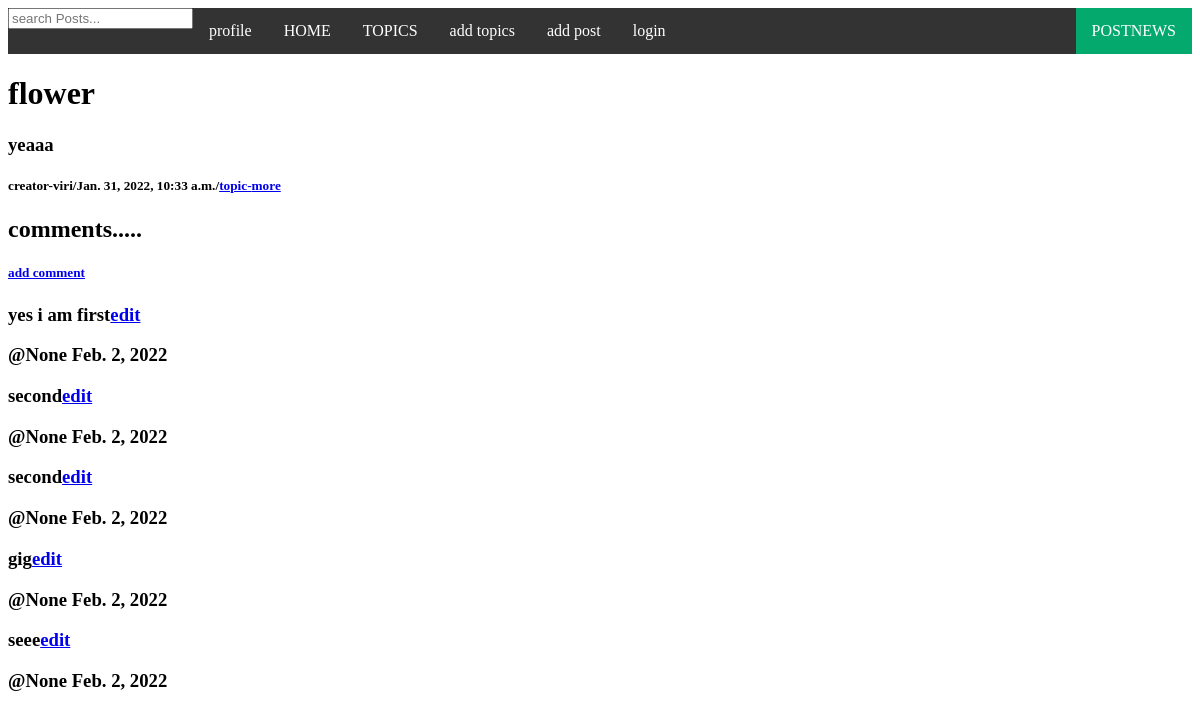
Screenshot of /post/15/ with the database file from the repository.
### base/models.py (models this page shows, shortened)
class POST(models.Model):
    host = models.ForeignKey(User, on_delete=models.SET_NULL, null=True)
    topic = models.ForeignKey(Topic, on_delete=models.SET_NULL, null=True)
    title = models.CharField(max_length=200)
    body = models.TextField(max_length=3000)
    background_image = models.ImageField(null = True,upload_to='posts/')
    updated = models.DateTimeField(auto_now=True)
    created = models.DateTimeField(auto_now_add=True)

class Topic(models.Model):
    name = models.CharField(max_length=200)
    def __str__(self):
        return self.name

class comment(models.Model):
    post = models.ForeignKey(POST,related_name="comments", on_delete=models.SET_NULL, null=True)
    host = models.ForeignKey(User, on_delete=models.SET_NULL, null=True)
    body = models.TextField(max_length=200)
    date_added = models.DateField(auto_now=True)

### base/views.py (the view)
# urls.py: path('post/<int:pk>/',views.seemore, name="seemore"),
def seemore(request, pk: int):
    return render(request, 'seemore.html', {
        'POST': get_object_or_404(POST, pk=pk)
    })

### templates/seemore.html
{% extends 'main.html' %}
{% block content %}
<h1>{{ POST.title}}</h1>
<h3>{{ POST.body }}</h3>
<div>
    <h5>creator-{{POST.host}}/{{ POST.created }}/<a href="{%  url 'topicpage' %}">topic-</a><a href="{% url 'home'%}?q={{ POST.topic}}">{{ POST.topic}}</a></h5>
</div>
<h2>comments.....</h2>
{% if not POST.comments.all %}
<h5>no comments yet..<a href="{% url 'create-comment' POST.id %}">add comment</a></h5>
{% else %}
<h5>
    <a href="{% url 'create-comment' POST.id %}">add comment</a>
</h5>
    {% for comment in POST.comments.all %}
    {% if request.user != comment.host %}
       <h3>{{ comment.body }}<a href="{% url 'home'  %}">edit</a></h3>
       <h3>@{{ comment.host}} {{ comment.date_added}}</h3>
    {% else %}
       <h3>{{ comment.body }}</h3>
       <h3>@{{ comment.host}} {{ comment.date_added}}</h3>
    {% endif %}
    {% endfor %}
{% endif %}
{% endblock content %}

### rows the page displays
POST: title "flower", body "yeaaa", host "viri", created "Jan. 31, 2022, 10:33 a.m.", topic "more"
comment: body "yes i am first", host "None", date_added "Feb. 2, 2022"
comment: body "second", host "None", date_added "Feb. 2, 2022"
comment: body "second", host "None", date_added "Feb. 2, 2022"
comment: body "gig", host "None", date_added "Feb. 2, 2022"
comment: body "seee", host "None", date_added "Feb. 2, 2022"
